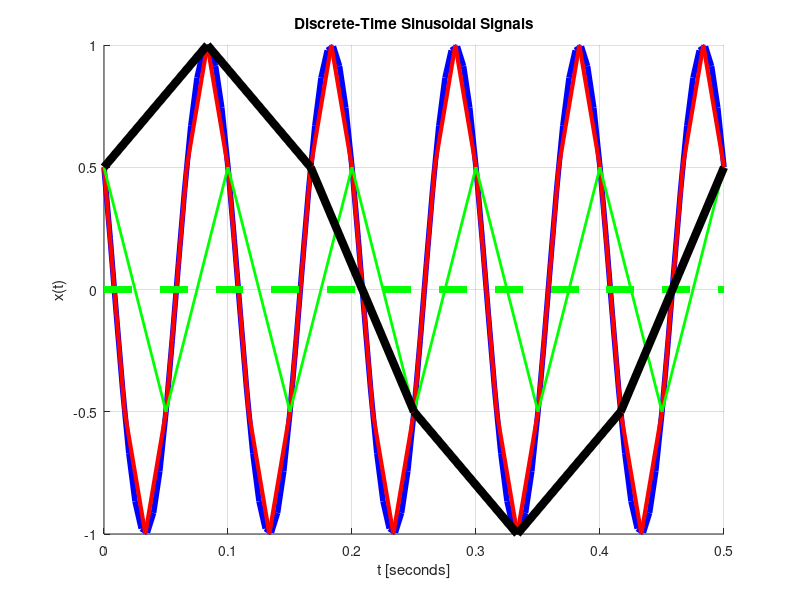

This chart was generated by the following MATLAB code:
% Create time samples
Fs_200 = 0:1/200:0.5;
Fs_60  = 0:1/60:0.5;
Fs_20  = 0:1/20:0.5;
Fs_12  = 0:1/12:0.5;

% Anonymous function that represents our signal
A = 1;
f_a = 10;
x = @(t, theta) A*cos(2*pi*f_a*t + theta);

% Plot the signals
hold on
plot(Fs_200,x(Fs_200,pi/3), 'b', 'LineWidth', 4);
plot(Fs_60,x(Fs_60,pi/3), 'r', 'LineWidth', 3);
plot(Fs_20,x(Fs_20,pi/3), 'g', 'LineWidth', 2);
plot(Fs_20,x(Fs_20,pi/2), 'g--', 'LineWidth', 5);
plot(Fs_12,x(Fs_12,pi/3), 'k', 'LineWidth', 6);
grid on
xlabel('t [seconds]')
ylabel('x(t)')
title('Discrete-Time Sinusoidal Signals');


